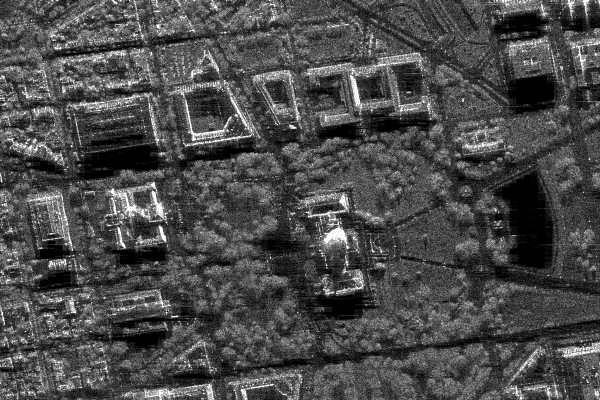
#> input picture sar_1_gray.jpg, 600 x 400 px
$ jupyter execute practice_1_Makoveeva.ipynb   (older library calls are emulated)
#> lines starting #> are read from the running program, lines starting #| are printed output that depends on the picture; after the words box and inside, x2 and y2 are one past the last pixel; in counts of white or black regions, pixels touching at a corner belong together
[cell 1]
import numpy as np
import cv2
import matplotlib.pyplot as plt
from skimage.metrics import structural_similarity as ssim

# Основные функции обработки
def adjust_gamma(img, gamma_val):
    normalized = img / 255.0
    gamma_adjusted = np.power(normalized, gamma_val)
    return np.uint8(gamma_adjusted * 255)

def compute_difference(img1, img2):
    mse_result = compute_mse(img1, img2)
    ssim_result = ssim(img1, img2, multichannel=False)
    return mse_result, ssim_result

def compute_mse(img_original, img_processed):
    squared_diff = np.sum((img_original.astype("float") - img_processed.astype("float")) ** 2)
    return squared_diff / float(img_original.shape[0] * img_original.shape[1])

def enhance_colors(img):
    gray_version = cv2.cvtColor(img, cv2.COLOR_BGR2GRAY)
    gray_equalized = cv2.equalizeHist(gray_version)

    blue_ch, green_ch, red_ch = cv2.split(img)
    blue_eq = cv2.equalizeHist(blue_ch)
    green_eq = cv2.equalizeHist(green_ch)
    red_eq = cv2.equalizeHist(red_ch)

    return cv2.merge((blue_eq, green_eq, red_eq))

def apply_threshold(img, thresh_val):
    _, binary_result = cv2.threshold(img, thresh_val, 255, cv2.THRESH_BINARY)
    return binary_result

# Основная программа
def main():
    # Загрузка и подготовка изображения
    img_file = 'sar_1_gray.jpg'
    original_img = cv2.imread(img_file)
#> original_img is the input picture: shape (400, 600, 3); min 0, max 255, mean 74.9

    if original_img is None:
        print("Ошибка загрузки изображения!")
        return

    grayscale_img = cv2.cvtColor(original_img, cv2.COLOR_BGR2GRAY)

    # Визуализация исходных данных
    plt.figure(figsize=(6, 6))
    plt.imshow(grayscale_img, cmap='gray')
    plt.title('Исходное изображение')
    plt.axis('off')
    plt.show()

    # Гистограмма распределения яркостей
    plt.figure(figsize=(10, 5))
    plt.hist(grayscale_img.ravel(), bins=256, range=[0, 256], color='blue', alpha=0.7)
    plt.title('Гистограмма яркостей')
    plt.xlabel('Уровень яркости')
    plt.ylabel('Количество пикселей')
    plt.xlim([0, 256])
    plt.grid(True, alpha=0.3)
    plt.show()
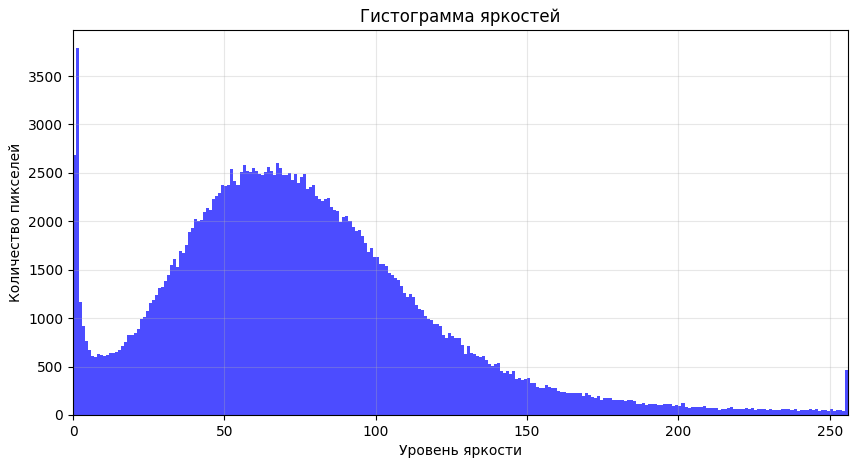
#> figure drawn by matplotlib, 1 panel; tallest bar 3786 high, from x = 1 to 2

    # Тестирование гамма-коррекции
    gamma_params = [0.9, 1.1]

    for gamma_param in gamma_params:
        gamma_img = adjust_gamma(grayscale_img, gamma_param)

        plt.figure(figsize=(6, 6))
        plt.imshow(gamma_img, cmap='gray')
        plt.title(f'Гамма-коррекция (γ={gamma_param})')
        plt.axis('off')
        plt.show()

        mse_score, ssim_score = compute_difference(grayscale_img, gamma_img)
        print(f'γ={gamma_param}: MSE={mse_score:.2f}, SSIM={ssim_score:.4f}')
#> this loop made 2 passes
#> (mse_result in compute_difference, ssim_result in compute_difference, mse_score, ssim_score) on passes 1 to 2: (65.61, 0.991, 65.61, 0.991), (64.54, 0.987, 64.54, 0.987)
#| γ=0.9: MSE=65.61, SSIM=0.9912
#| γ=1.1: MSE=64.54, SSIM=0.9869
#> pass 2, in main, `plt.show()`:
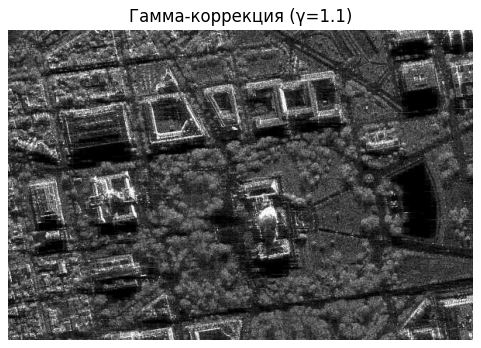
#> figure drawn by matplotlib, 1 panel

    # Применение цветокоррекции
    color_enhanced = enhance_colors(original_img)
#> in enhance_colors, `gray_equalized = cv2.equalizeHist(gray_version)`:
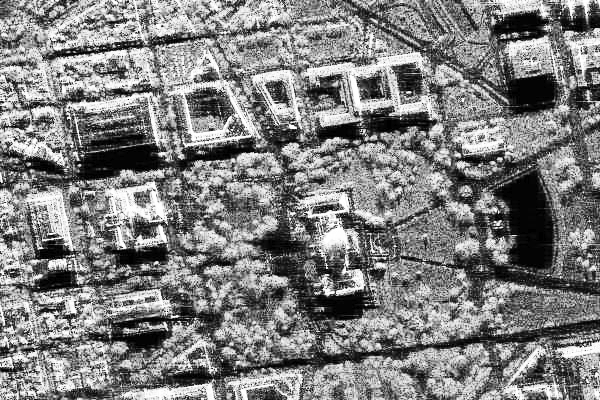
#> gray_equalized: shape (400, 600); min 0, max 255, mean 127
    gray_enhanced = cv2.cvtColor(color_enhanced, cv2.COLOR_BGR2GRAY)

    mse_color, ssim_color = compute_difference(grayscale_img, gray_enhanced)
#> mse_color = 4021.8; ssim_color = 0.699

    plt.figure(figsize=(6, 6))
    plt.imshow(cv2.cvtColor(color_enhanced, cv2.COLOR_BGR2RGB))
    plt.title(f'Цветокоррекция - MSE: {mse_color:.2f}, SSIM: {ssim_color:.4f}')
    plt.axis('off')
    plt.show()

    # Тестирование пороговой фильтрации
    threshold_values = [24, 60, 92, 135]

    for thresh in threshold_values:
        thresholded_img = apply_threshold(grayscale_img, thresh)
        plt.figure(figsize=(6, 6))
        plt.imshow(thresholded_img, cmap='gray')
        plt.title(f'Пороговая обработка (порог={thresh})')
        plt.axis('off')
        plt.show()
#> this loop made 4 passes
#> pass 1, in apply_threshold, `_, binary_result = cv2.threshold(img, thresh_val, 255, cv2.THRESH_BINA..`:
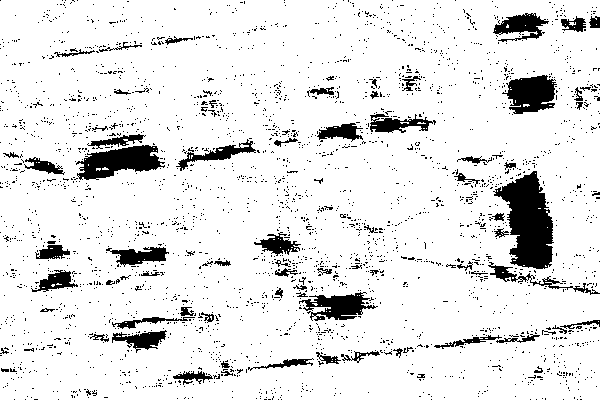
#> binary_result: shape (400, 600); 89.9% white; 2833 black regions (2752 under 20 px), largest, box (x1, y1, x2, y2) and area: (493, 171, 554, 269) 3498, (76, 145, 165, 180) 1803, (502, 75, 557, 114) 1424
#> pass 2, in apply_threshold (call 2), `_, binary_result = cv2.threshold(img, thresh_val, 255, cv2.THRESH_BINA..`:
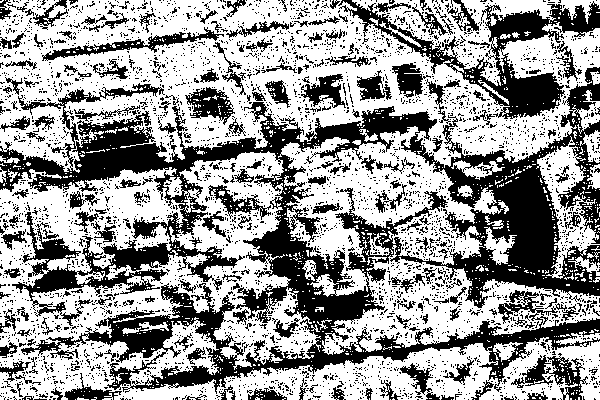
#> binary_result: shape (400, 600); 60.1% white; 3775 black regions (3574 under 20 px), largest, box (x1, y1, x2, y2) and area: (0, 67, 600, 394) 57402, (338, 0, 600, 119) 7094, (42, 27, 224, 61) 1234
#> pass 3, in apply_threshold (call 3), `_, binary_result = cv2.threshold(img, thresh_val, 255, cv2.THRESH_BINA..`:
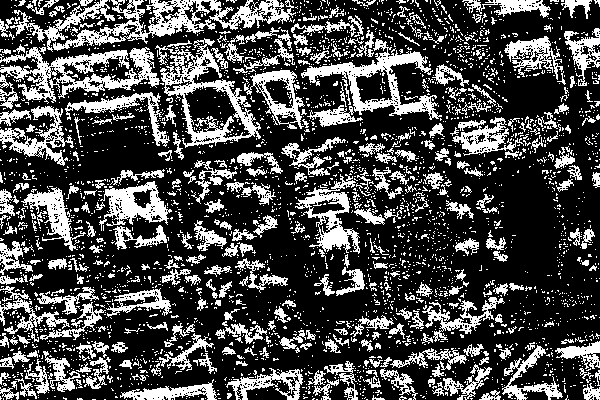
#> binary_result: shape (400, 600); 29.1% white; 3247 white regions (2913 under 20 px), largest, box (x1, y1, x2, y2) and area: (53, 0, 296, 51) 3670, (0, 47, 160, 104) 3380, (155, 38, 261, 148) 3139

if __name__ == "__main__":
    main()
